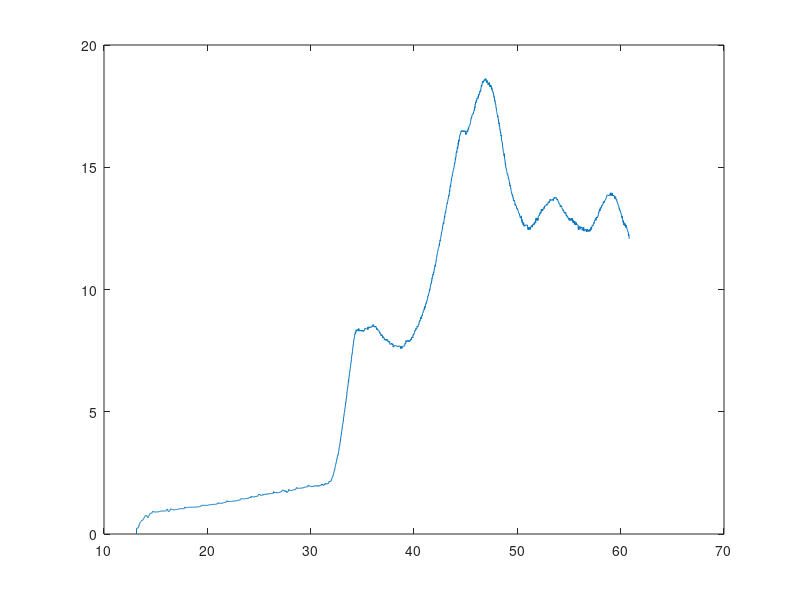

The MATLAB script that drew this image: (Note: this script raises an error after producing the figure.)
% Question 5
myFile = load('dataCapt.mat').dataCapt;
Tcapt  = myFile(:,1);  % Base de temps des mesures capteurs (s)
Vt     = myFile(:, 2); % Vitesse transversale du véhicule (m/s)
Vl     = myFile(:, 3); % Vitesse longitudinale du véhicule (m/s)
Psip   = myFile(:, 4); % Vitesse de lacet du véhicule (rad/s)

% Question 6
% https://stackoverflow.com/questions/54002845/octave-add-secondary-y-axis-to-existing-plot
newFig = figure;
plot(Tcapt, Vl);
hold on;
plot(unique(Tgps)(1:end-1), vitesses);

title('Comparaison de la vitesse via GPS vs vitesse via DR');
legend('Vitesse via DR', 'Vitesse via GPS');

% Question 7
% tracé du signal biaisé
fig7 = figure;
plot(Tcapt, Psip);

% On a une frequence de 50Hz, donc 10s -> les 500 premiers echantillons
moyenne = mean(Psip(1:500)); % 0.0258117906935513
UnbiasedPsip = Psip - moyenne;

hold on;
plot(Tcapt, UnbiasedPsip);

title('Évolution du Psip biaisé et non baisé');
legend('Signal biaisé', 'Signal compensé');

% Question 8
% cap biaise
fig8 = figure;
biasedCap = integral(@(p) Psip(p), Tcapt(1), Tcapt(end));
plot(biasedCap);
